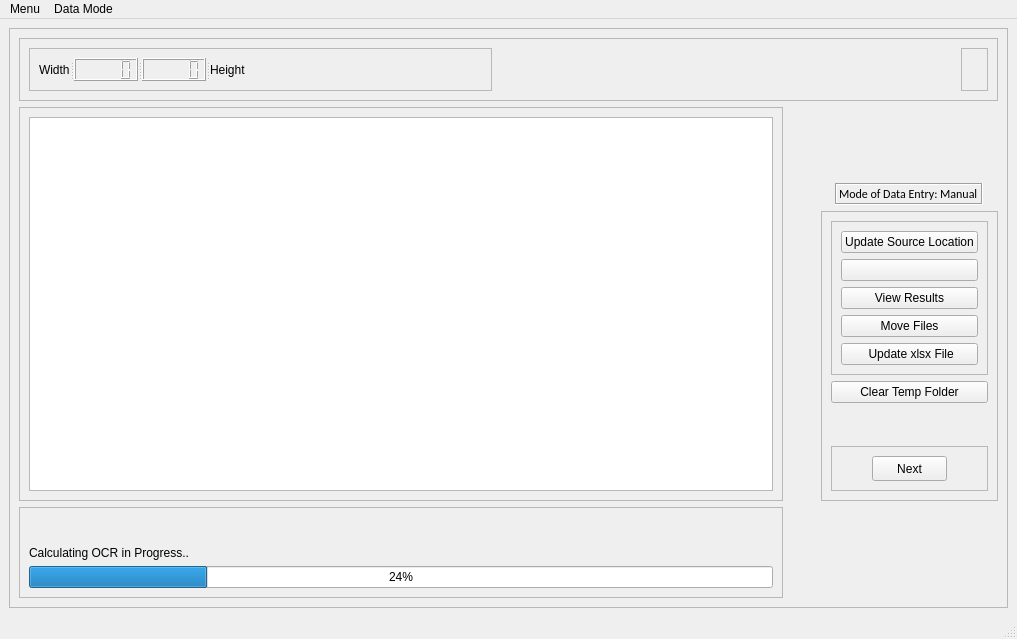
<?xml version="1.0" encoding="UTF-8"?>
<ui version="4.0">
 <class>MainWindow</class>
 <widget class="QMainWindow" name="MainWindow">
  <property name="geometry">
   <rect>
    <x>0</x>
    <y>0</y>
    <width>1017</width>
    <height>639</height>
   </rect>
  </property>
  <property name="windowTitle">
   <string>LHT-Image Analyzer</string>
  </property>
  <widget class="QWidget" name="centralwidget">
   <layout class="QGridLayout" name="gridLayout">
    <item row="0" column="0">
     <widget class="QFrame" name="frame">
      <property name="frameShape">
       <enum>QFrame::StyledPanel</enum>
      </property>
      <property name="frameShadow">
       <enum>QFrame::Raised</enum>
      </property>
      <layout class="QGridLayout" name="gridLayout_8">
       <item row="3" column="3">
        <widget class="QFrame" name="frame_2">
         <property name="frameShape">
          <enum>QFrame::StyledPanel</enum>
         </property>
         <property name="frameShadow">
          <enum>QFrame::Raised</enum>
         </property>
         <layout class="QGridLayout" name="gridLayout_6">
          <item row="2" column="0">
           <spacer name="verticalSpacer_3">
            <property name="orientation">
             <enum>Qt::Vertical</enum>
            </property>
            <property name="sizeHint" stdset="0">
             <size>
              <width>20</width>
              <height>38</height>
             </size>
            </property>
           </spacer>
          </item>
          <item row="0" column="0">
           <widget class="QFrame" name="frame_7">
            <property name="frameShape">
             <enum>QFrame::StyledPanel</enum>
            </property>
            <property name="frameShadow">
             <enum>QFrame::Raised</enum>
            </property>
            <layout class="QGridLayout" name="gridLayout_2">
             <item row="2" column="0">
              <widget class="QPushButton" name="pushButton_3">
               <property name="maximumSize">
                <size>
                 <width>200</width>
                 <height>30</height>
                </size>
               </property>
               <property name="text">
                <string>View Results</string>
               </property>
              </widget>
             </item>
             <item row="3" column="0">
              <widget class="QPushButton" name="pushButton_4">
               <property name="maximumSize">
                <size>
                 <width>200</width>
                 <height>30</height>
                </size>
               </property>
               <property name="text">
                <string>Move Files</string>
               </property>
              </widget>
             </item>
             <item row="0" column="0">
              <widget class="QPushButton" name="pushButton_1">
               <property name="maximumSize">
                <size>
                 <width>200</width>
                 <height>30</height>
                </size>
               </property>
               <property name="text">
                <string>Update Source Location</string>
               </property>
              </widget>
             </item>
             <item row="1" column="0">
              <widget class="QPushButton" name="pushButton_2">
               <property name="maximumSize">
                <size>
                 <width>200</width>
                 <height>30</height>
                </size>
               </property>
               <property name="text">
                <string/>
               </property>
              </widget>
             </item>
             <item row="4" column="0">
              <widget class="QPushButton" name="pushButton_5">
               <property name="text">
                <string> Update xlsx File</string>
               </property>
              </widget>
             </item>
            </layout>
           </widget>
          </item>
          <item row="1" column="0">
           <widget class="QPushButton" name="pushButton_7">
            <property name="maximumSize">
             <size>
              <width>200</width>
              <height>30</height>
             </size>
            </property>
            <property name="toolTip">
             <string>&lt;html&gt;&lt;head/&gt;&lt;body&gt;&lt;p&gt;If other image filetypes are not detected then empty Temp folder&lt;/p&gt;&lt;/body&gt;&lt;/html&gt;</string>
            </property>
            <property name="text">
             <string>Clear Temp Folder</string>
            </property>
           </widget>
          </item>
          <item row="4" column="0">
           <widget class="QFrame" name="frame_6">
            <property name="frameShape">
             <enum>QFrame::StyledPanel</enum>
            </property>
            <property name="frameShadow">
             <enum>QFrame::Raised</enum>
            </property>
            <layout class="QGridLayout" name="gridLayout_7">
             <item row="0" column="0">
              <widget class="QPushButton" name="pushButton_6">
               <property name="minimumSize">
                <size>
                 <width>50</width>
                 <height>25</height>
                </size>
               </property>
               <property name="maximumSize">
                <size>
                 <width>75</width>
                 <height>30</height>
                </size>
               </property>
               <property name="layoutDirection">
                <enum>Qt::LeftToRight</enum>
               </property>
               <property name="text">
                <string>Next</string>
               </property>
              </widget>
             </item>
            </layout>
           </widget>
          </item>
         </layout>
        </widget>
       </item>
       <item row="1" column="3">
        <spacer name="verticalSpacer_2">
         <property name="orientation">
          <enum>Qt::Vertical</enum>
         </property>
         <property name="sizeHint" stdset="0">
          <size>
           <width>20</width>
           <height>71</height>
          </size>
         </property>
        </spacer>
       </item>
       <item row="4" column="2">
        <spacer name="verticalSpacer_4">
         <property name="orientation">
          <enum>Qt::Vertical</enum>
         </property>
         <property name="sizeHint" stdset="0">
          <size>
           <width>20</width>
           <height>71</height>
          </size>
         </property>
        </spacer>
       </item>
       <item row="4" column="3">
        <spacer name="verticalSpacer_5">
         <property name="orientation">
          <enum>Qt::Vertical</enum>
         </property>
         <property name="sizeHint" stdset="0">
          <size>
           <width>20</width>
           <height>71</height>
          </size>
         </property>
        </spacer>
       </item>
       <item row="0" column="0" colspan="4">
        <widget class="QFrame" name="frame_9">
         <property name="frameShape">
          <enum>QFrame::StyledPanel</enum>
         </property>
         <property name="frameShadow">
          <enum>QFrame::Raised</enum>
         </property>
         <layout class="QGridLayout" name="gridLayout_4">
          <item row="0" column="0">
           <widget class="QFrame" name="frame_5">
            <property name="frameShape">
             <enum>QFrame::StyledPanel</enum>
            </property>
            <property name="frameShadow">
             <enum>QFrame::Raised</enum>
            </property>
            <layout class="QFormLayout" name="formLayout">
             <item row="0" column="0">
              <widget class="QSplitter" name="splitter_2">
               <property name="orientation">
                <enum>Qt::Horizontal</enum>
               </property>
               <widget class="QLabel" name="label">
                <property name="text">
                 <string>Width</string>
                </property>
               </widget>
               <widget class="QLCDNumber" name="lcdNumber_2"/>
               <widget class="QLCDNumber" name="lcdNumber_1"/>
               <widget class="QLabel" name="label_2">
                <property name="text">
                 <string>Height</string>
                </property>
               </widget>
              </widget>
             </item>
            </layout>
           </widget>
          </item>
          <item row="0" column="1">
           <spacer name="horizontalSpacer">
            <property name="orientation">
             <enum>Qt::Horizontal</enum>
            </property>
            <property name="sizeHint" stdset="0">
             <size>
              <width>308</width>
              <height>20</height>
             </size>
            </property>
           </spacer>
          </item>
          <item row="0" column="2">
           <widget class="QFrame" name="frame_8">
            <property name="frameShape">
             <enum>QFrame::StyledPanel</enum>
            </property>
            <property name="frameShadow">
             <enum>QFrame::Raised</enum>
            </property>
            <layout class="QGridLayout" name="gridLayout_5">
             <item row="0" column="0">
              <widget class="QLabel" name="label_5">
               <property name="text">
                <string/>
               </property>
               <property name="pixmap">
                <pixmap resource="UI_images/icons_ImageSort.qrc">:/Images/logo.png</pixmap>
               </property>
               <property name="scaledContents">
                <bool>true</bool>
               </property>
              </widget>
             </item>
            </layout>
           </widget>
          </item>
         </layout>
        </widget>
       </item>
       <item row="4" column="0">
        <widget class="QFrame" name="frame_4">
         <property name="frameShape">
          <enum>QFrame::StyledPanel</enum>
         </property>
         <property name="frameShadow">
          <enum>QFrame::Raised</enum>
         </property>
         <layout class="QGridLayout" name="gridLayout_9">
          <item row="0" column="0">
           <spacer name="verticalSpacer_6">
            <property name="orientation">
             <enum>Qt::Vertical</enum>
            </property>
            <property name="sizeHint" stdset="0">
             <size>
              <width>20</width>
              <height>30</height>
             </size>
            </property>
           </spacer>
          </item>
          <item row="1" column="0">
           <widget class="QLabel" name="label_3">
            <property name="text">
             <string>Calculating OCR in Progress..</string>
            </property>
           </widget>
          </item>
          <item row="3" column="0">
           <widget class="QProgressBar" name="progressBar">
            <property name="maximumSize">
             <size>
              <width>16777215</width>
              <height>16777215</height>
             </size>
            </property>
            <property name="value">
             <number>24</number>
            </property>
           </widget>
          </item>
         </layout>
        </widget>
       </item>
       <item row="1" column="0" rowspan="3">
        <widget class="QFrame" name="frame_3">
         <property name="frameShape">
          <enum>QFrame::StyledPanel</enum>
         </property>
         <property name="frameShadow">
          <enum>QFrame::Raised</enum>
         </property>
         <layout class="QGridLayout" name="gridLayout_3">
          <item row="0" column="0">
           <widget class="QListWidget" name="listWidget"/>
          </item>
         </layout>
        </widget>
       </item>
       <item row="2" column="3" alignment="Qt::AlignHCenter">
        <widget class="QLabel" name="label_4">
         <property name="minimumSize">
          <size>
           <width>0</width>
           <height>22</height>
          </size>
         </property>
         <property name="font">
          <font>
           <family>Calibri</family>
          </font>
         </property>
         <property name="frameShape">
          <enum>QFrame::Box</enum>
         </property>
         <property name="frameShadow">
          <enum>QFrame::Sunken</enum>
         </property>
         <property name="text">
          <string>Mode of Data Entry: Manual</string>
         </property>
        </widget>
       </item>
       <item row="1" column="2">
        <spacer name="verticalSpacer">
         <property name="orientation">
          <enum>Qt::Vertical</enum>
         </property>
         <property name="sizeHint" stdset="0">
          <size>
           <width>20</width>
           <height>40</height>
          </size>
         </property>
        </spacer>
       </item>
      </layout>
     </widget>
    </item>
   </layout>
  </widget>
  <widget class="QMenuBar" name="menubar">
   <property name="geometry">
    <rect>
     <x>0</x>
     <y>0</y>
     <width>1017</width>
     <height>21</height>
    </rect>
   </property>
   <widget class="QMenu" name="menuMenu">
    <property name="title">
     <string>Menu</string>
    </property>
    <addaction name="actionChange_Source_Directory"/>
    <addaction name="actionChange_Destination_Directory"/>
    <addaction name="actionExit"/>
   </widget>
   <widget class="QMenu" name="menuChange_Mode_of_Data_Entry">
    <property name="title">
     <string>Data Mode</string>
    </property>
    <addaction name="actionMAnual"/>
    <addaction name="actionSemi_Auto_OCR"/>
   </widget>
   <addaction name="menuMenu"/>
   <addaction name="menuChange_Mode_of_Data_Entry"/>
  </widget>
  <widget class="QStatusBar" name="statusbar"/>
  <action name="actionExit">
   <property name="text">
    <string>Exit</string>
   </property>
  </action>
  <action name="actionChange_Source_Directory">
   <property name="text">
    <string>Change Source Directory</string>
   </property>
  </action>
  <action name="actionChange_Destination_Directory">
   <property name="text">
    <string>Change Destination Directory</string>
   </property>
  </action>
  <action name="actionMAnual">
   <property name="text">
    <string>Manual</string>
   </property>
  </action>
  <action name="actionSemi_Auto_OCR">
   <property name="text">
    <string>Semi-Auto (OCR)</string>
   </property>
  </action>
 </widget>
 <resources>
  <include location="UI_images/icons_ImageSort.qrc"/>
 </resources>
 <connections/>
</ui>
